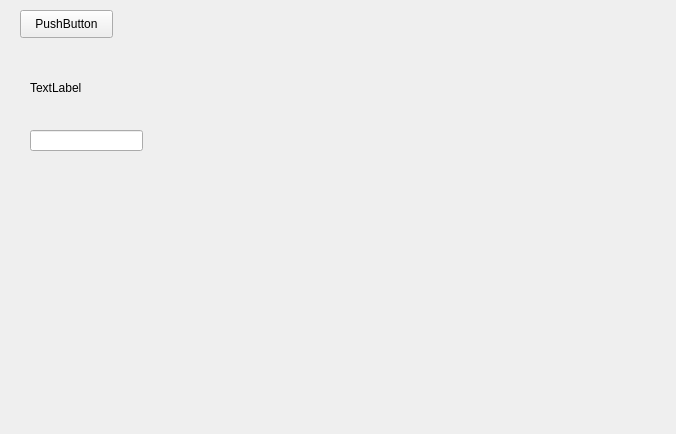
<?xml version="1.0" encoding="UTF-8"?>
<ui version="4.0">
 <class>Widget</class>
 <widget class="QWidget" name="Widget">
  <property name="geometry">
   <rect>
    <x>0</x>
    <y>0</y>
    <width>676</width>
    <height>434</height>
   </rect>
  </property>
  <property name="windowTitle">
   <string>Widget</string>
  </property>
  <widget class="QPushButton" name="pushButton">
   <property name="geometry">
    <rect>
     <x>20</x>
     <y>10</y>
     <width>93</width>
     <height>28</height>
    </rect>
   </property>
   <property name="text">
    <string>PushButton</string>
   </property>
  </widget>
  <widget class="QLabel" name="label">
   <property name="geometry">
    <rect>
     <x>30</x>
     <y>80</y>
     <width>72</width>
     <height>15</height>
    </rect>
   </property>
   <property name="text">
    <string>TextLabel</string>
   </property>
  </widget>
  <widget class="QLineEdit" name="lineEdit">
   <property name="geometry">
    <rect>
     <x>30</x>
     <y>130</y>
     <width>113</width>
     <height>21</height>
    </rect>
   </property>
  </widget>
 </widget>
 <layoutdefault spacing="6" margin="11"/>
 <resources/>
 <connections/>
</ui>
